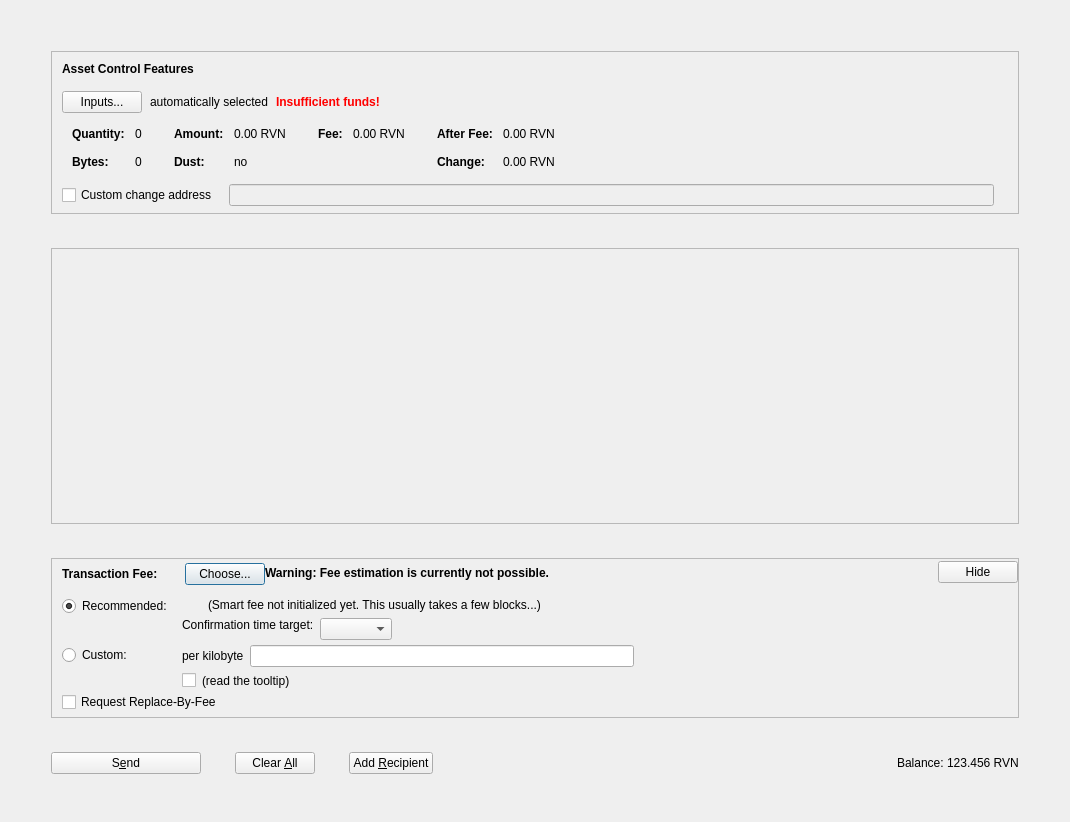
<?xml version="1.0" encoding="UTF-8"?>
<ui version="4.0">
 <class>AssetsDialog</class>
 <widget class="QDialog" name="AssetsDialog">
  <property name="geometry">
   <rect>
    <x>0</x>
    <y>0</y>
    <width>1070</width>
    <height>822</height>
   </rect>
  </property>
  <property name="windowTitle">
   <string>Send Coins</string>
  </property>
  <layout class="QVBoxLayout" name="verticalLayout" stretch="0">
   <property name="bottomMargin">
    <number>8</number>
   </property>
   <item>
    <layout class="QVBoxLayout" name="verticalLayout_3">
     <property name="spacing">
      <number>34</number>
     </property>
     <property name="leftMargin">
      <number>40</number>
     </property>
     <property name="topMargin">
      <number>40</number>
     </property>
     <property name="rightMargin">
      <number>40</number>
     </property>
     <property name="bottomMargin">
      <number>40</number>
     </property>
     <item>
      <widget class="QFrame" name="frameAssetControl">
       <property name="sizePolicy">
        <sizepolicy hsizetype="Expanding" vsizetype="Fixed">
         <horstretch>0</horstretch>
         <verstretch>0</verstretch>
        </sizepolicy>
       </property>
       <property name="maximumSize">
        <size>
         <width>16777215</width>
         <height>16777215</height>
        </size>
       </property>
       <property name="frameShape">
        <enum>QFrame::StyledPanel</enum>
       </property>
       <property name="frameShadow">
        <enum>QFrame::Sunken</enum>
       </property>
       <layout class="QVBoxLayout" name="verticalLayoutAssetControl2">
        <property name="spacing">
         <number>0</number>
        </property>
        <property name="leftMargin">
         <number>0</number>
        </property>
        <property name="topMargin">
         <number>0</number>
        </property>
        <property name="rightMargin">
         <number>0</number>
        </property>
        <property name="bottomMargin">
         <number>6</number>
        </property>
        <item>
         <layout class="QVBoxLayout" name="verticalLayoutAssetControl" stretch="0,0,0,0,1">
          <property name="spacing">
           <number>0</number>
          </property>
          <property name="leftMargin">
           <number>10</number>
          </property>
          <property name="topMargin">
           <number>10</number>
          </property>
          <item>
           <layout class="QHBoxLayout" name="horizontalLayoutAssetControl1">
            <property name="bottomMargin">
             <number>15</number>
            </property>
            <item>
             <widget class="QLabel" name="labelAssetControlFeatures">
              <property name="sizePolicy">
               <sizepolicy hsizetype="Preferred" vsizetype="Maximum">
                <horstretch>0</horstretch>
                <verstretch>0</verstretch>
               </sizepolicy>
              </property>
              <property name="font">
               <font>
                <weight>75</weight>
                <bold>true</bold>
               </font>
              </property>
              <property name="styleSheet">
               <string notr="true">font-weight:bold;</string>
              </property>
              <property name="text">
               <string>Asset Control Features</string>
              </property>
             </widget>
            </item>
           </layout>
          </item>
          <item>
           <layout class="QHBoxLayout" name="horizontalLayoutAssetControl2" stretch="0,0,0,0">
            <property name="spacing">
             <number>8</number>
            </property>
            <property name="bottomMargin">
             <number>10</number>
            </property>
            <item>
             <widget class="QPushButton" name="pushButtonAssetControl">
              <property name="styleSheet">
               <string notr="true"/>
              </property>
              <property name="text">
               <string>Inputs...</string>
              </property>
              <property name="autoDefault">
               <bool>false</bool>
              </property>
             </widget>
            </item>
            <item>
             <widget class="QLabel" name="labelAssetControlAutomaticallySelected">
              <property name="text">
               <string>automatically selected</string>
              </property>
              <property name="margin">
               <number>5</number>
              </property>
             </widget>
            </item>
            <item>
             <widget class="QLabel" name="labelAssetControlInsuffFunds">
              <property name="font">
               <font>
                <weight>75</weight>
                <bold>true</bold>
               </font>
              </property>
              <property name="styleSheet">
               <string notr="true">color:red;font-weight:bold;</string>
              </property>
              <property name="text">
               <string>Insufficient funds!</string>
              </property>
              <property name="margin">
               <number>5</number>
              </property>
             </widget>
            </item>
            <item>
             <spacer name="horizontalSpacerAssetControl">
              <property name="orientation">
               <enum>Qt::Horizontal</enum>
              </property>
              <property name="sizeHint" stdset="0">
               <size>
                <width>40</width>
                <height>1</height>
               </size>
              </property>
             </spacer>
            </item>
           </layout>
          </item>
          <item>
           <widget class="QWidget" name="widgetAssetControl" native="true">
            <property name="sizePolicy">
             <sizepolicy hsizetype="Preferred" vsizetype="Preferred">
              <horstretch>0</horstretch>
              <verstretch>0</verstretch>
             </sizepolicy>
            </property>
            <property name="minimumSize">
             <size>
              <width>0</width>
              <height>0</height>
             </size>
            </property>
            <property name="styleSheet">
             <string notr="true"/>
            </property>
            <layout class="QHBoxLayout" name="horizontalLayoutAssetControl5">
             <property name="leftMargin">
              <number>0</number>
             </property>
             <property name="topMargin">
              <number>0</number>
             </property>
             <property name="rightMargin">
              <number>0</number>
             </property>
             <property name="bottomMargin">
              <number>0</number>
             </property>
             <item>
              <layout class="QHBoxLayout" name="horizontalLayoutAssetControl3" stretch="0,0,0,1">
               <property name="spacing">
                <number>20</number>
               </property>
               <property name="topMargin">
                <number>0</number>
               </property>
               <property name="bottomMargin">
                <number>10</number>
               </property>
               <item>
                <layout class="QFormLayout" name="formLayoutAssetControl1">
                 <property name="horizontalSpacing">
                  <number>10</number>
                 </property>
                 <property name="verticalSpacing">
                  <number>14</number>
                 </property>
                 <property name="leftMargin">
                  <number>10</number>
                 </property>
                 <property name="topMargin">
                  <number>4</number>
                 </property>
                 <property name="rightMargin">
                  <number>6</number>
                 </property>
                 <item row="0" column="0">
                  <widget class="QLabel" name="labelAssetControlQuantityText">
                   <property name="font">
                    <font>
                     <weight>75</weight>
                     <bold>true</bold>
                    </font>
                   </property>
                   <property name="text">
                    <string>Quantity:</string>
                   </property>
                   <property name="margin">
                    <number>0</number>
                   </property>
                  </widget>
                 </item>
                 <item row="0" column="1">
                  <widget class="QLabel" name="labelAssetControlQuantity">
                   <property name="cursor">
                    <cursorShape>IBeamCursor</cursorShape>
                   </property>
                   <property name="contextMenuPolicy">
                    <enum>Qt::ActionsContextMenu</enum>
                   </property>
                   <property name="text">
                    <string notr="true">0</string>
                   </property>
                   <property name="margin">
                    <number>0</number>
                   </property>
                   <property name="textInteractionFlags">
                    <set>Qt::LinksAccessibleByMouse|Qt::TextSelectableByKeyboard|Qt::TextSelectableByMouse</set>
                   </property>
                  </widget>
                 </item>
                 <item row="1" column="0">
                  <widget class="QLabel" name="labelAssetControlBytesText">
                   <property name="font">
                    <font>
                     <weight>75</weight>
                     <bold>true</bold>
                    </font>
                   </property>
                   <property name="text">
                    <string>Bytes:</string>
                   </property>
                  </widget>
                 </item>
                 <item row="1" column="1">
                  <widget class="QLabel" name="labelAssetControlBytes">
                   <property name="cursor">
                    <cursorShape>IBeamCursor</cursorShape>
                   </property>
                   <property name="contextMenuPolicy">
                    <enum>Qt::ActionsContextMenu</enum>
                   </property>
                   <property name="text">
                    <string notr="true">0</string>
                   </property>
                   <property name="textInteractionFlags">
                    <set>Qt::LinksAccessibleByMouse|Qt::TextSelectableByKeyboard|Qt::TextSelectableByMouse</set>
                   </property>
                  </widget>
                 </item>
                </layout>
               </item>
               <item>
                <layout class="QFormLayout" name="formLayoutAssetControl2">
                 <property name="horizontalSpacing">
                  <number>10</number>
                 </property>
                 <property name="verticalSpacing">
                  <number>14</number>
                 </property>
                 <property name="leftMargin">
                  <number>6</number>
                 </property>
                 <property name="topMargin">
                  <number>4</number>
                 </property>
                 <property name="rightMargin">
                  <number>6</number>
                 </property>
                 <item row="0" column="0">
                  <widget class="QLabel" name="labelAssetControlAmountText">
                   <property name="font">
                    <font>
                     <weight>75</weight>
                     <bold>true</bold>
                    </font>
                   </property>
                   <property name="text">
                    <string>Amount:</string>
                   </property>
                   <property name="margin">
                    <number>0</number>
                   </property>
                  </widget>
                 </item>
                 <item row="0" column="1">
                  <widget class="QLabel" name="labelAssetControlAmount">
                   <property name="cursor">
                    <cursorShape>IBeamCursor</cursorShape>
                   </property>
                   <property name="contextMenuPolicy">
                    <enum>Qt::ActionsContextMenu</enum>
                   </property>
                   <property name="text">
                    <string notr="true">0.00 RVN</string>
                   </property>
                   <property name="textInteractionFlags">
                    <set>Qt::LinksAccessibleByMouse|Qt::TextSelectableByKeyboard|Qt::TextSelectableByMouse</set>
                   </property>
                  </widget>
                 </item>
                 <item row="1" column="0">
                  <widget class="QLabel" name="labelAssetControlLowOutputText">
                   <property name="font">
                    <font>
                     <weight>75</weight>
                     <bold>true</bold>
                    </font>
                   </property>
                   <property name="text">
                    <string>Dust:</string>
                   </property>
                  </widget>
                 </item>
                 <item row="1" column="1">
                  <widget class="QLabel" name="labelAssetControlLowOutput">
                   <property name="cursor">
                    <cursorShape>IBeamCursor</cursorShape>
                   </property>
                   <property name="contextMenuPolicy">
                    <enum>Qt::ActionsContextMenu</enum>
                   </property>
                   <property name="text">
                    <string notr="true">no</string>
                   </property>
                   <property name="textInteractionFlags">
                    <set>Qt::LinksAccessibleByMouse|Qt::TextSelectableByKeyboard|Qt::TextSelectableByMouse</set>
                   </property>
                  </widget>
                 </item>
                </layout>
               </item>
               <item>
                <layout class="QFormLayout" name="formLayoutAssetControl3">
                 <property name="horizontalSpacing">
                  <number>10</number>
                 </property>
                 <property name="verticalSpacing">
                  <number>14</number>
                 </property>
                 <property name="leftMargin">
                  <number>6</number>
                 </property>
                 <property name="topMargin">
                  <number>4</number>
                 </property>
                 <property name="rightMargin">
                  <number>6</number>
                 </property>
                 <item row="0" column="0">
                  <widget class="QLabel" name="labelAssetControlFeeText">
                   <property name="font">
                    <font>
                     <weight>75</weight>
                     <bold>true</bold>
                    </font>
                   </property>
                   <property name="text">
                    <string>Fee:</string>
                   </property>
                   <property name="margin">
                    <number>0</number>
                   </property>
                  </widget>
                 </item>
                 <item row="0" column="1">
                  <widget class="QLabel" name="labelAssetControlFee">
                   <property name="cursor">
                    <cursorShape>IBeamCursor</cursorShape>
                   </property>
                   <property name="contextMenuPolicy">
                    <enum>Qt::ActionsContextMenu</enum>
                   </property>
                   <property name="text">
                    <string notr="true">0.00 RVN</string>
                   </property>
                   <property name="textInteractionFlags">
                    <set>Qt::LinksAccessibleByMouse|Qt::TextSelectableByKeyboard|Qt::TextSelectableByMouse</set>
                   </property>
                  </widget>
                 </item>
                </layout>
               </item>
               <item>
                <layout class="QFormLayout" name="formLayoutAssetControl4">
                 <property name="horizontalSpacing">
                  <number>10</number>
                 </property>
                 <property name="verticalSpacing">
                  <number>14</number>
                 </property>
                 <property name="leftMargin">
                  <number>6</number>
                 </property>
                 <property name="topMargin">
                  <number>4</number>
                 </property>
                 <property name="rightMargin">
                  <number>6</number>
                 </property>
                 <item row="0" column="0">
                  <widget class="QLabel" name="labelAssetControlAfterFeeText">
                   <property name="font">
                    <font>
                     <weight>75</weight>
                     <bold>true</bold>
                    </font>
                   </property>
                   <property name="text">
                    <string>After Fee:</string>
                   </property>
                   <property name="margin">
                    <number>0</number>
                   </property>
                  </widget>
                 </item>
                 <item row="0" column="1">
                  <widget class="QLabel" name="labelAssetControlAfterFee">
                   <property name="cursor">
                    <cursorShape>IBeamCursor</cursorShape>
                   </property>
                   <property name="contextMenuPolicy">
                    <enum>Qt::ActionsContextMenu</enum>
                   </property>
                   <property name="text">
                    <string notr="true">0.00 RVN</string>
                   </property>
                   <property name="textInteractionFlags">
                    <set>Qt::LinksAccessibleByMouse|Qt::TextSelectableByKeyboard|Qt::TextSelectableByMouse</set>
                   </property>
                  </widget>
                 </item>
                 <item row="1" column="0">
                  <widget class="QLabel" name="labelAssetControlChangeText">
                   <property name="font">
                    <font>
                     <weight>75</weight>
                     <bold>true</bold>
                    </font>
                   </property>
                   <property name="text">
                    <string>Change:</string>
                   </property>
                  </widget>
                 </item>
                 <item row="1" column="1">
                  <widget class="QLabel" name="labelAssetControlChange">
                   <property name="cursor">
                    <cursorShape>IBeamCursor</cursorShape>
                   </property>
                   <property name="contextMenuPolicy">
                    <enum>Qt::ActionsContextMenu</enum>
                   </property>
                   <property name="text">
                    <string notr="true">0.00 RVN</string>
                   </property>
                   <property name="textInteractionFlags">
                    <set>Qt::LinksAccessibleByMouse|Qt::TextSelectableByKeyboard|Qt::TextSelectableByMouse</set>
                   </property>
                  </widget>
                 </item>
                </layout>
               </item>
              </layout>
             </item>
            </layout>
           </widget>
          </item>
          <item>
           <layout class="QHBoxLayout" name="horizontalLayoutAssetControl4" stretch="0,0,0">
            <property name="spacing">
             <number>12</number>
            </property>
            <property name="sizeConstraint">
             <enum>QLayout::SetDefaultConstraint</enum>
            </property>
            <property name="topMargin">
             <number>5</number>
            </property>
            <property name="rightMargin">
             <number>5</number>
            </property>
            <item>
             <widget class="QCheckBox" name="checkBoxAssetControlChange">
              <property name="toolTip">
               <string>If this is activated, but the change address is empty or invalid, change will be sent to a newly generated address.</string>
              </property>
              <property name="text">
               <string>Custom change address</string>
              </property>
             </widget>
            </item>
            <item>
             <widget class="QValidatedLineEdit" name="lineEditAssetControlChange">
              <property name="enabled">
               <bool>false</bool>
              </property>
              <property name="sizePolicy">
               <sizepolicy hsizetype="Expanding" vsizetype="Fixed">
                <horstretch>0</horstretch>
                <verstretch>0</verstretch>
               </sizepolicy>
              </property>
             </widget>
            </item>
            <item>
             <widget class="QLabel" name="labelAssetControlChangeLabel">
              <property name="sizePolicy">
               <sizepolicy hsizetype="Preferred" vsizetype="Expanding">
                <horstretch>0</horstretch>
                <verstretch>0</verstretch>
               </sizepolicy>
              </property>
              <property name="minimumSize">
               <size>
                <width>0</width>
                <height>0</height>
               </size>
              </property>
              <property name="text">
               <string/>
              </property>
              <property name="margin">
               <number>3</number>
              </property>
             </widget>
            </item>
           </layout>
          </item>
          <item>
           <spacer name="verticalSpacerAssetControl">
            <property name="orientation">
             <enum>Qt::Vertical</enum>
            </property>
            <property name="sizeHint" stdset="0">
             <size>
              <width>800</width>
              <height>1</height>
             </size>
            </property>
           </spacer>
          </item>
         </layout>
        </item>
       </layout>
      </widget>
     </item>
     <item>
      <widget class="QScrollArea" name="scrollArea">
       <property name="widgetResizable">
        <bool>true</bool>
       </property>
       <widget class="QWidget" name="scrollAreaWidgetContents">
        <property name="geometry">
         <rect>
          <x>0</x>
          <y>0</y>
          <width>964</width>
          <height>165</height>
         </rect>
        </property>
        <layout class="QVBoxLayout" name="verticalLayout_2" stretch="0,1">
         <property name="leftMargin">
          <number>0</number>
         </property>
         <property name="topMargin">
          <number>0</number>
         </property>
         <property name="rightMargin">
          <number>0</number>
         </property>
         <property name="bottomMargin">
          <number>0</number>
         </property>
         <item>
          <layout class="QVBoxLayout" name="entries">
           <property name="spacing">
            <number>6</number>
           </property>
          </layout>
         </item>
         <item>
          <spacer name="verticalSpacer">
           <property name="orientation">
            <enum>Qt::Vertical</enum>
           </property>
           <property name="sizeHint" stdset="0">
            <size>
             <width>20</width>
             <height>40</height>
            </size>
           </property>
          </spacer>
         </item>
        </layout>
       </widget>
      </widget>
     </item>
     <item>
      <widget class="QFrame" name="frameFee">
       <property name="sizePolicy">
        <sizepolicy hsizetype="Expanding" vsizetype="Fixed">
         <horstretch>0</horstretch>
         <verstretch>0</verstretch>
        </sizepolicy>
       </property>
       <property name="maximumSize">
        <size>
         <width>16777215</width>
         <height>16777215</height>
        </size>
       </property>
       <property name="frameShape">
        <enum>QFrame::StyledPanel</enum>
       </property>
       <property name="frameShadow">
        <enum>QFrame::Sunken</enum>
       </property>
       <layout class="QVBoxLayout" name="verticalLayoutFee1">
        <property name="spacing">
         <number>0</number>
        </property>
        <property name="leftMargin">
         <number>0</number>
        </property>
        <property name="topMargin">
         <number>0</number>
        </property>
        <property name="rightMargin">
         <number>0</number>
        </property>
        <property name="bottomMargin">
         <number>0</number>
        </property>
        <item>
         <layout class="QVBoxLayout" name="verticalLayoutFee2" stretch="0,0,0">
          <property name="spacing">
           <number>0</number>
          </property>
          <property name="leftMargin">
           <number>10</number>
          </property>
          <property name="topMargin">
           <number>0</number>
          </property>
          <item>
           <layout class="QHBoxLayout" name="horizontalLayoutFee1">
            <property name="bottomMargin">
             <number>0</number>
            </property>
            <item>
             <layout class="QVBoxLayout" name="verticalLayoutFee7">
              <property name="spacing">
               <number>0</number>
              </property>
              <item>
               <spacer name="verticalSpacerSmartFee">
                <property name="orientation">
                 <enum>Qt::Vertical</enum>
                </property>
                <property name="sizeType">
                 <enum>QSizePolicy::Fixed</enum>
                </property>
                <property name="sizeHint" stdset="0">
                 <size>
                  <width>1</width>
                  <height>4</height>
                 </size>
                </property>
               </spacer>
              </item>
              <item>
               <layout class="QHBoxLayout" name="horizontalLayoutSmartFee">
                <property name="spacing">
                 <number>10</number>
                </property>
                <item>
                 <widget class="QLabel" name="labelFeeHeadline">
                  <property name="sizePolicy">
                   <sizepolicy hsizetype="Preferred" vsizetype="Maximum">
                    <horstretch>0</horstretch>
                    <verstretch>0</verstretch>
                   </sizepolicy>
                  </property>
                  <property name="font">
                   <font>
                    <weight>75</weight>
                    <bold>true</bold>
                   </font>
                  </property>
                  <property name="styleSheet">
                   <string notr="true">font-weight:bold;</string>
                  </property>
                  <property name="text">
                   <string>Transaction Fee:</string>
                  </property>
                 </widget>
                </item>
                <item>
                 <widget class="QLabel" name="labelFeeMinimized">
                  <property name="text">
                   <string/>
                  </property>
                 </widget>
                </item>
                <item>
                 <widget class="QPushButton" name="buttonChooseFee">
                  <property name="text">
                   <string>Choose...</string>
                  </property>
                 </widget>
                </item>
               </layout>
              </item>
              <item>
               <spacer name="verticalSpacer_5">
                <property name="orientation">
                 <enum>Qt::Vertical</enum>
                </property>
                <property name="sizeHint" stdset="0">
                 <size>
                  <width>1</width>
                  <height>1</height>
                 </size>
                </property>
               </spacer>
              </item>
             </layout>
            </item>
            <item>
             <widget class="QLabel" name="fallbackFeeWarningLabel">
              <property name="font">
               <font>
                <weight>75</weight>
                <bold>true</bold>
               </font>
              </property>
              <property name="toolTip">
               <string>Using the fallbackfee can result in sending a transaction that will take several hours or days (or never) to confirm. Consider choosing your fee manually or wait until you have validated the complete chain.</string>
              </property>
              <property name="text">
               <string>Warning: Fee estimation is currently not possible.</string>
              </property>
              <property name="wordWrap">
               <bool>false</bool>
              </property>
             </widget>
            </item>
            <item>
             <spacer name="horizontalSpacer_4">
              <property name="orientation">
               <enum>Qt::Horizontal</enum>
              </property>
              <property name="sizeType">
               <enum>QSizePolicy::MinimumExpanding</enum>
              </property>
              <property name="sizeHint" stdset="0">
               <size>
                <width>40</width>
                <height>20</height>
               </size>
              </property>
             </spacer>
            </item>
            <item>
             <widget class="QPushButton" name="buttonMinimizeFee">
              <property name="toolTip">
               <string>collapse fee-settings</string>
              </property>
              <property name="text">
               <string>Hide</string>
              </property>
             </widget>
            </item>
           </layout>
          </item>
          <item>
           <widget class="QFrame" name="frameFeeSelection">
            <layout class="QVBoxLayout" name="verticalLayoutFee12">
             <property name="spacing">
              <number>0</number>
             </property>
             <property name="leftMargin">
              <number>0</number>
             </property>
             <property name="topMargin">
              <number>0</number>
             </property>
             <property name="rightMargin">
              <number>0</number>
             </property>
             <property name="bottomMargin">
              <number>0</number>
             </property>
             <item>
              <layout class="QGridLayout" name="gridLayoutFee">
               <property name="topMargin">
                <number>10</number>
               </property>
               <property name="bottomMargin">
                <number>4</number>
               </property>
               <property name="horizontalSpacing">
                <number>10</number>
               </property>
               <property name="verticalSpacing">
                <number>4</number>
               </property>
               <item row="1" column="1">
                <layout class="QVBoxLayout" name="verticalLayoutFee8">
                 <property name="spacing">
                  <number>6</number>
                 </property>
                 <item>
                  <layout class="QHBoxLayout" name="horizontalLayoutFee13">
                   <item>
                    <widget class="QLabel" name="labelCustomPerKilobyte">
                     <property name="toolTip">
                      <string>If the custom fee is set to 1000 satoshis and the transaction is only 250 bytes, then &quot;per kilobyte&quot; only pays 250 satoshis in fee, while &quot;total at least&quot; pays 1000 satoshis. For transactions bigger than a kilobyte both pay by kilobyte.</string>
                     </property>
                     <property name="text">
                      <string>per kilobyte</string>
                     </property>
                    </widget>
                   </item>
                   <item>
                    <widget class="ProcyonAmountField" name="customFee"/>
                   </item>
                   <item>
                    <spacer name="horizontalSpacer_6">
                     <property name="orientation">
                      <enum>Qt::Horizontal</enum>
                     </property>
                     <property name="sizeHint" stdset="0">
                      <size>
                       <width>1</width>
                       <height>1</height>
                      </size>
                     </property>
                    </spacer>
                   </item>
                  </layout>
                 </item>
                 <item>
                  <layout class="QHBoxLayout" name="horizontalLayoutFee8">
                   <item>
                    <widget class="QCheckBox" name="checkBoxMinimumFee">
                     <property name="toolTip">
                      <string>Paying only the minimum fee is just fine as long as there is less transaction volume than space in the blocks. But be aware that this can end up in a never confirming transaction once there is more demand for procyon transactions than the network can process.</string>
                     </property>
                     <property name="text">
                      <string/>
                     </property>
                    </widget>
                   </item>
                   <item>
                    <widget class="QLabel" name="labelMinFeeWarning">
                     <property name="enabled">
                      <bool>true</bool>
                     </property>
                     <property name="toolTip">
                      <string>Paying only the minimum fee is just fine as long as there is less transaction volume than space in the blocks. But be aware that this can end up in a never confirming transaction once there is more demand for procyon transactions than the network can process.</string>
                     </property>
                     <property name="text">
                      <string>(read the tooltip)</string>
                     </property>
                     <property name="margin">
                      <number>5</number>
                     </property>
                    </widget>
                   </item>
                   <item>
                    <spacer name="horizontalSpacer_2">
                     <property name="orientation">
                      <enum>Qt::Horizontal</enum>
                     </property>
                     <property name="sizeHint" stdset="0">
                      <size>
                       <width>1</width>
                       <height>1</height>
                      </size>
                     </property>
                    </spacer>
                   </item>
                  </layout>
                 </item>
                </layout>
               </item>
               <item row="0" column="0">
                <layout class="QVBoxLayout" name="verticalLayoutFee4" stretch="0,1">
                 <item>
                  <widget class="QRadioButton" name="radioSmartFee">
                   <property name="text">
                    <string>Recommended:</string>
                   </property>
                   <property name="checked">
                    <bool>true</bool>
                   </property>
                   <attribute name="buttonGroup">
                    <string notr="true">groupFee</string>
                   </attribute>
                  </widget>
                 </item>
                 <item>
                  <spacer name="verticalSpacer_2">
                   <property name="orientation">
                    <enum>Qt::Vertical</enum>
                   </property>
                   <property name="sizeHint" stdset="0">
                    <size>
                     <width>1</width>
                     <height>1</height>
                    </size>
                   </property>
                  </spacer>
                 </item>
                </layout>
               </item>
               <item row="1" column="0">
                <layout class="QVBoxLayout" name="verticalLayoutFee9" stretch="0,1">
                 <item>
                  <widget class="QRadioButton" name="radioCustomFee">
                   <property name="text">
                    <string>Custom:</string>
                   </property>
                   <attribute name="buttonGroup">
                    <string notr="true">groupFee</string>
                   </attribute>
                  </widget>
                 </item>
                 <item>
                  <spacer name="verticalSpacer_6">
                   <property name="orientation">
                    <enum>Qt::Vertical</enum>
                   </property>
                   <property name="sizeHint" stdset="0">
                    <size>
                     <width>1</width>
                     <height>1</height>
                    </size>
                   </property>
                  </spacer>
                 </item>
                </layout>
               </item>
               <item row="0" column="1">
                <layout class="QVBoxLayout" name="verticalLayoutFee3" stretch="0,0,1">
                 <property name="spacing">
                  <number>6</number>
                 </property>
                 <property name="topMargin">
                  <number>2</number>
                 </property>
                 <item>
                  <layout class="QHBoxLayout" name="horizontalLayoutFee12">
                   <item>
                    <widget class="QLabel" name="labelSmartFee">
                     <property name="text">
                      <string/>
                     </property>
                     <property name="margin">
                      <number>2</number>
                     </property>
                    </widget>
                   </item>
                   <item>
                    <widget class="QLabel" name="labelFeeEstimation">
                     <property name="text">
                      <string/>
                     </property>
                    </widget>
                   </item>
                   <item>
                    <widget class="QLabel" name="labelSmartFee2">
                     <property name="text">
                      <string>(Smart fee not initialized yet. This usually takes a few blocks...)</string>
                     </property>
                     <property name="margin">
                      <number>2</number>
                     </property>
                    </widget>
                   </item>
                   <item>
                    <spacer name="horizontalSpacer_5">
                     <property name="orientation">
                      <enum>Qt::Horizontal</enum>
                     </property>
                     <property name="sizeHint" stdset="0">
                      <size>
                       <width>1</width>
                       <height>1</height>
                      </size>
                     </property>
                    </spacer>
                   </item>
                  </layout>
                 </item>
                 <item>
                  <layout class="QHBoxLayout" name="horizontalLayoutFee9">
                   <item>
                    <layout class="QVBoxLayout" name="verticalLayoutFee6">
                     <item>
                      <widget class="QLabel" name="labelSmartFee3">
                       <property name="text">
                        <string>Confirmation time target:</string>
                       </property>
                       <property name="margin">
                        <number>2</number>
                       </property>
                      </widget>
                     </item>
                     <item>
                      <spacer name="verticalSpacer_3">
                       <property name="orientation">
                        <enum>Qt::Vertical</enum>
                       </property>
                       <property name="sizeHint" stdset="0">
                        <size>
                         <width>1</width>
                         <height>1</height>
                        </size>
                       </property>
                      </spacer>
                     </item>
                    </layout>
                   </item>
                   <item>
                    <layout class="QVBoxLayout" name="verticalLayoutFee5">
                     <property name="rightMargin">
                      <number>30</number>
                     </property>
                     <item>
                      <layout class="QHBoxLayout" name="horizontalLayoutConfTarget">
                       <property name="bottomMargin">
                        <number>0</number>
                       </property>
                       <item>
                        <widget class="QComboBox" name="confTargetSelector"/>
                       </item>
                       <item>
                        <spacer name="horizontalSpacerConfTarget">
                         <property name="orientation">
                          <enum>Qt::Horizontal</enum>
                         </property>
                         <property name="sizeHint" stdset="0">
                          <size>
                           <width>40</width>
                           <height>20</height>
                          </size>
                         </property>
                        </spacer>
                       </item>
                      </layout>
                     </item>
                    </layout>
                   </item>
                  </layout>
                 </item>
                 <item>
                  <spacer name="verticalSpacer_4">
                   <property name="orientation">
                    <enum>Qt::Vertical</enum>
                   </property>
                   <property name="sizeHint" stdset="0">
                    <size>
                     <width>1</width>
                     <height>1</height>
                    </size>
                   </property>
                  </spacer>
                 </item>
                </layout>
               </item>
              </layout>
             </item>
             <item>
              <widget class="QCheckBox" name="optInRBF">
               <property name="toolTip">
                <string>Indicates that the sender may wish to replace this transaction with a new one paying higher fees (prior to being confirmed).</string>
               </property>
               <property name="text">
                <string>Request Replace-By-Fee</string>
               </property>
              </widget>
             </item>
            </layout>
           </widget>
          </item>
          <item>
           <spacer name="verticalSpacerFee">
            <property name="orientation">
             <enum>Qt::Vertical</enum>
            </property>
            <property name="sizeHint" stdset="0">
             <size>
              <width>40</width>
              <height>5</height>
             </size>
            </property>
           </spacer>
          </item>
         </layout>
        </item>
       </layout>
      </widget>
     </item>
     <item>
      <layout class="QHBoxLayout" name="horizontalLayout">
       <item>
        <widget class="QPushButton" name="sendButton">
         <property name="minimumSize">
          <size>
           <width>150</width>
           <height>0</height>
          </size>
         </property>
         <property name="toolTip">
          <string>Confirm the send action</string>
         </property>
         <property name="text">
          <string>S&amp;end</string>
         </property>
         <property name="icon">
          <iconset resource="../procyon.qrc">
           <normaloff>:/icons/send</normaloff>:/icons/send</iconset>
         </property>
         <property name="autoDefault">
          <bool>false</bool>
         </property>
         <property name="default">
          <bool>false</bool>
         </property>
        </widget>
       </item>
       <item>
        <widget class="QPushButton" name="clearButton">
         <property name="sizePolicy">
          <sizepolicy hsizetype="Minimum" vsizetype="Fixed">
           <horstretch>0</horstretch>
           <verstretch>0</verstretch>
          </sizepolicy>
         </property>
         <property name="toolTip">
          <string>Clear all fields of the form.</string>
         </property>
         <property name="text">
          <string>Clear &amp;All</string>
         </property>
         <property name="icon">
          <iconset resource="../procyon.qrc">
           <normaloff>:/icons/remove</normaloff>:/icons/remove</iconset>
         </property>
         <property name="autoDefault">
          <bool>false</bool>
         </property>
        </widget>
       </item>
       <item>
        <widget class="QPushButton" name="addButton">
         <property name="toolTip">
          <string>Transfer to multiple recipients at once</string>
         </property>
         <property name="text">
          <string>Add &amp;Recipient</string>
         </property>
         <property name="icon">
          <iconset resource="../procyon.qrc">
           <normaloff>:/icons/add</normaloff>:/icons/add</iconset>
         </property>
         <property name="autoDefault">
          <bool>false</bool>
         </property>
        </widget>
       </item>
       <item>
        <spacer name="horizontalSpacer">
         <property name="orientation">
          <enum>Qt::Horizontal</enum>
         </property>
         <property name="sizeHint" stdset="0">
          <size>
           <width>40</width>
           <height>20</height>
          </size>
         </property>
        </spacer>
       </item>
       <item>
        <layout class="QHBoxLayout" name="horizontalLayout_2">
         <property name="spacing">
          <number>3</number>
         </property>
         <item>
          <widget class="QLabel" name="label">
           <property name="sizePolicy">
            <sizepolicy hsizetype="Preferred" vsizetype="Fixed">
             <horstretch>0</horstretch>
             <verstretch>0</verstretch>
            </sizepolicy>
           </property>
           <property name="text">
            <string>Balance:</string>
           </property>
          </widget>
         </item>
         <item>
          <widget class="QLabel" name="labelBalance">
           <property name="sizePolicy">
            <sizepolicy hsizetype="Preferred" vsizetype="Fixed">
             <horstretch>0</horstretch>
             <verstretch>0</verstretch>
            </sizepolicy>
           </property>
           <property name="cursor">
            <cursorShape>IBeamCursor</cursorShape>
           </property>
           <property name="text">
            <string notr="true">123.456 RVN</string>
           </property>
           <property name="textInteractionFlags">
            <set>Qt::LinksAccessibleByMouse|Qt::TextSelectableByKeyboard|Qt::TextSelectableByMouse</set>
           </property>
          </widget>
         </item>
        </layout>
       </item>
      </layout>
     </item>
    </layout>
   </item>
  </layout>
 </widget>
 <customwidgets>
  <customwidget>
   <class>QValidatedLineEdit</class>
   <extends>QLineEdit</extends>
   <header>qvalidatedlineedit.h</header>
  </customwidget>
  <customwidget>
   <class>ProcyonAmountField</class>
   <extends>QLineEdit</extends>
   <header>procyonamountfield.h</header>
   <container>1</container>
  </customwidget>
 </customwidgets>
 <resources>
  <include location="../procyon.qrc"/>
 </resources>
 <connections/>
 <buttongroups>
  <buttongroup name="groupFee"/>
 </buttongroups>
</ui>
